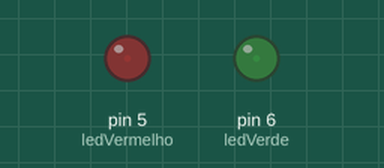
A sketch run on a simulated Arduino Uno, built with avr-gcc and run on an emulated ATmega328P. Parts: output pins drawn as LEDs (lit = HIGH).

Above: at 0.05 s.
At 1.15 s:
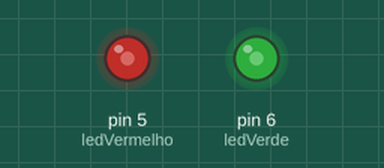
At 2.3 s:
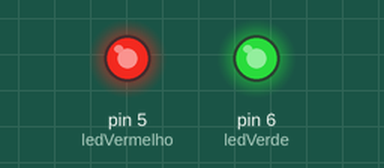
At 4.6 s:
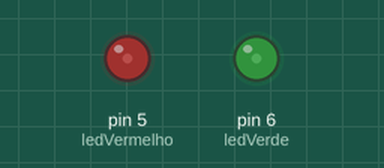
Timing chart, 0 to 6.7 s (numbered marks = the images above):
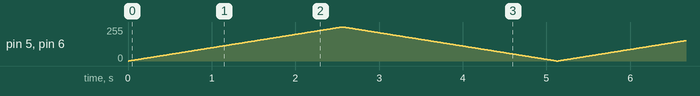

The sketch:

testeled2.ino
```cpp
int ledVermelho = 5;
int ledVerde = 6;

void setup() {
  // put your setup code here, to run once:

  pinMode(ledVerde, OUTPUT);
  pinMode(ledVermelho, OUTPUT);
}

void loop() {
  for (int i = 0; i <= 255; i++) {
    analogWrite(ledVerde, i);
    analogWrite(ledVermelho, i);
    delay(10);
  }
  for (int i = 255; i >= 0; i--) {
    analogWrite(ledVerde, i);
    analogWrite(ledVermelho, i);
    delay(10);
  }
//  for (int i = 0; i <= 255; i++) {
//    analogWrite(ledVermelho, i);
//    delay(10);
//  }
//  for (int i = 255; i >= 0; i--) {
//    analogWrite(ledVermelho, i);
//    delay(10);
//  }
}
```
